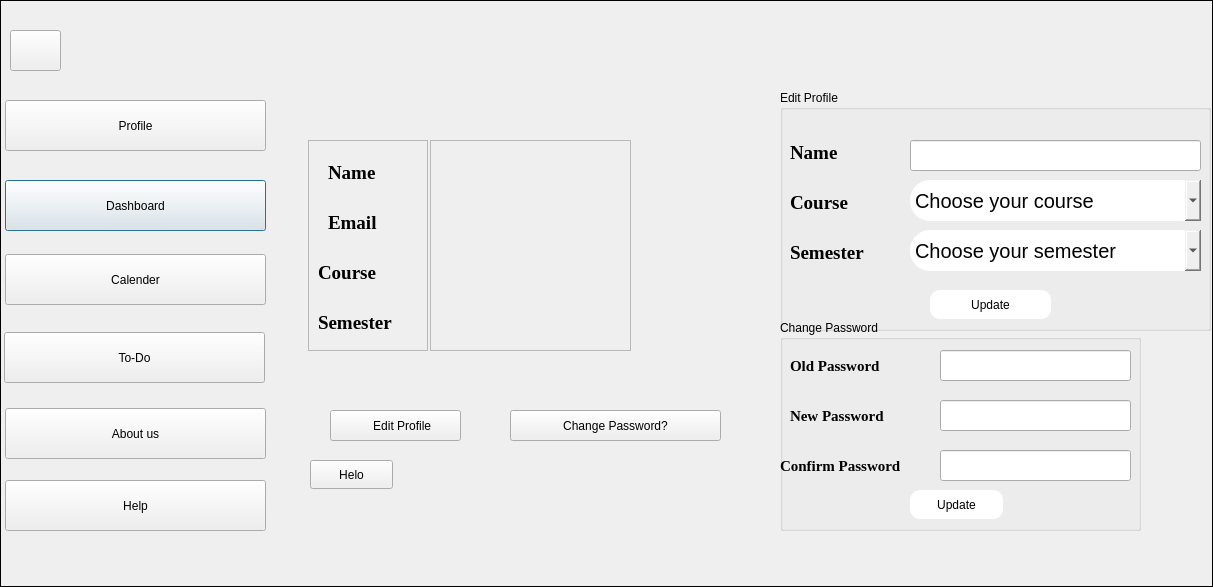
<?xml version="1.0" encoding="UTF-8"?>
<ui version="4.0">
 <class>profile</class>
 <widget class="QDialog" name="profile">
  <property name="geometry">
   <rect>
    <x>0</x>
    <y>0</y>
    <width>1213</width>
    <height>587</height>
   </rect>
  </property>
  <property name="windowTitle">
   <string>Routine Management System</string>
  </property>
  <widget class="QLabel" name="label">
   <property name="geometry">
    <rect>
     <x>1040</x>
     <y>50</y>
     <width>155</width>
     <height>26</height>
    </rect>
   </property>
   <property name="font">
    <font>
     <pointsize>-1</pointsize>
     <bold>true</bold>
    </font>
   </property>
   <property name="styleSheet">
    <string notr="true">font-size: 30px;
font-weight:bold;</string>
   </property>
   <property name="text">
    <string/>
   </property>
  </widget>
  <widget class="QLabel" name="label_2">
   <property name="geometry">
    <rect>
     <x>0</x>
     <y>0</y>
     <width>1213</width>
     <height>587</height>
    </rect>
   </property>
   <property name="sizePolicy">
    <sizepolicy hsizetype="Fixed" vsizetype="Preferred">
     <horstretch>0</horstretch>
     <verstretch>0</verstretch>
    </sizepolicy>
   </property>
   <property name="styleSheet">
    <string notr="true">border-image: url(:/img/IMG resources/Group 23.png);</string>
   </property>
   <property name="frameShape">
    <enum>QFrame::Box</enum>
   </property>
   <property name="text">
    <string/>
   </property>
  </widget>
  <widget class="QFrame" name="frame_3">
   <property name="geometry">
    <rect>
     <x>430</x>
     <y>140</y>
     <width>201</width>
     <height>211</height>
    </rect>
   </property>
   <property name="frameShape">
    <enum>QFrame::StyledPanel</enum>
   </property>
   <property name="frameShadow">
    <enum>QFrame::Raised</enum>
   </property>
   <widget class="QLabel" name="label_sem">
    <property name="geometry">
     <rect>
      <x>12</x>
      <y>170</y>
      <width>181</width>
      <height>27</height>
     </rect>
    </property>
    <property name="font">
     <font>
      <family>Times New Roman</family>
      <pointsize>14</pointsize>
      <bold>true</bold>
     </font>
    </property>
    <property name="text">
     <string/>
    </property>
   </widget>
   <widget class="QLabel" name="label_course">
    <property name="geometry">
     <rect>
      <x>12</x>
      <y>120</y>
      <width>181</width>
      <height>27</height>
     </rect>
    </property>
    <property name="font">
     <font>
      <family>Times New Roman</family>
      <pointsize>14</pointsize>
      <bold>true</bold>
     </font>
    </property>
    <property name="text">
     <string/>
    </property>
   </widget>
   <widget class="QLabel" name="label_name">
    <property name="geometry">
     <rect>
      <x>12</x>
      <y>20</y>
      <width>181</width>
      <height>27</height>
     </rect>
    </property>
    <property name="font">
     <font>
      <family>Times New Roman</family>
      <pointsize>14</pointsize>
      <bold>true</bold>
     </font>
    </property>
    <property name="text">
     <string/>
    </property>
   </widget>
   <widget class="QLabel" name="label_email">
    <property name="geometry">
     <rect>
      <x>12</x>
      <y>70</y>
      <width>181</width>
      <height>27</height>
     </rect>
    </property>
    <property name="font">
     <font>
      <family>Times New Roman</family>
      <pointsize>14</pointsize>
      <bold>true</bold>
     </font>
    </property>
    <property name="text">
     <string/>
    </property>
   </widget>
  </widget>
  <widget class="QFrame" name="frame_2">
   <property name="geometry">
    <rect>
     <x>308</x>
     <y>140</y>
     <width>120</width>
     <height>211</height>
    </rect>
   </property>
   <property name="frameShape">
    <enum>QFrame::StyledPanel</enum>
   </property>
   <property name="frameShadow">
    <enum>QFrame::Raised</enum>
   </property>
   <widget class="QLabel" name="label_7">
    <property name="geometry">
     <rect>
      <x>20</x>
      <y>20</y>
      <width>71</width>
      <height>26</height>
     </rect>
    </property>
    <property name="font">
     <font>
      <family>Times New Roman</family>
      <pointsize>14</pointsize>
      <bold>true</bold>
     </font>
    </property>
    <property name="text">
     <string>Name </string>
    </property>
   </widget>
   <widget class="QLabel" name="label_4">
    <property name="geometry">
     <rect>
      <x>20</x>
      <y>70</y>
      <width>71</width>
      <height>26</height>
     </rect>
    </property>
    <property name="font">
     <font>
      <family>Times New Roman</family>
      <pointsize>14</pointsize>
      <bold>true</bold>
     </font>
    </property>
    <property name="text">
     <string>Email </string>
    </property>
   </widget>
   <widget class="QLabel" name="label_5">
    <property name="geometry">
     <rect>
      <x>10</x>
      <y>120</y>
      <width>91</width>
      <height>26</height>
     </rect>
    </property>
    <property name="font">
     <font>
      <family>Times New Roman</family>
      <pointsize>14</pointsize>
      <bold>true</bold>
     </font>
    </property>
    <property name="text">
     <string>Course </string>
    </property>
   </widget>
   <widget class="QLabel" name="label_6">
    <property name="geometry">
     <rect>
      <x>10</x>
      <y>170</y>
      <width>111</width>
      <height>26</height>
     </rect>
    </property>
    <property name="font">
     <font>
      <family>Times New Roman</family>
      <pointsize>14</pointsize>
      <bold>true</bold>
     </font>
    </property>
    <property name="text">
     <string>Semester </string>
    </property>
   </widget>
   <zorder>label_7</zorder>
   <zorder>label_5</zorder>
   <zorder>label_6</zorder>
   <zorder>label_4</zorder>
  </widget>
  <widget class="QPushButton" name="pushButton_dashboard">
   <property name="geometry">
    <rect>
     <x>5</x>
     <y>180</y>
     <width>261</width>
     <height>51</height>
    </rect>
   </property>
   <property name="styleSheet">
    <string notr="true">
    background-color: white;
    border-style: outset;
    border-width: 4px;
  border-radius: 15px;
    border-color: beige;
    font: bold 14px;
hover{
color: #f5E0E0;
}
   
  

QPushButton#evilButton:pressed {
    background-color: rgb(224, 0, 0);
    border-style: inset;
}</string>
   </property>
   <property name="text">
    <string>Dashboard</string>
   </property>
  </widget>
  <widget class="QPushButton" name="pushButton_ToDo">
   <property name="geometry">
    <rect>
     <x>4</x>
     <y>332</y>
     <width>261</width>
     <height>51</height>
    </rect>
   </property>
   <property name="styleSheet">
    <string notr="true">
    background-color: white;
    border-style: outset;
    border-width: 4px;
  border-radius: 15px;
    border-color: beige;
    font: bold 14px;
hover{
color: #f5E0E0;
}
   
  

QPushButton#evilButton:pressed {
    background-color: rgb(224, 0, 0);
    border-style: inset;
}</string>
   </property>
   <property name="text">
    <string>To-Do</string>
   </property>
  </widget>
  <widget class="QPushButton" name="pushButton_calender">
   <property name="geometry">
    <rect>
     <x>5</x>
     <y>254</y>
     <width>261</width>
     <height>51</height>
    </rect>
   </property>
   <property name="styleSheet">
    <string notr="true">
    background-color: white;
    border-style: outset;
    border-width: 4px;
  border-radius: 15px;
    border-color: beige;
    font: bold 14px;
hover{
color: #f5E0E0;
}
   
  

QPushButton#evilButton:pressed {
    background-color: rgb(224, 0, 0);
    border-style: inset;
}</string>
   </property>
   <property name="text">
    <string>Calender</string>
   </property>
  </widget>
  <widget class="QPushButton" name="pushButton_about">
   <property name="geometry">
    <rect>
     <x>5</x>
     <y>408</y>
     <width>261</width>
     <height>51</height>
    </rect>
   </property>
   <property name="styleSheet">
    <string notr="true">
    background-color: white;
    border-style: outset;
    border-width: 4px;
  border-radius: 15px;
    border-color: beige;
    font: bold 14px;
hover{
color: #f5E0E0;
}
   
  

QPushButton#evilButton:pressed {
    background-color: rgb(224, 0, 0);
    border-style: inset;
}</string>
   </property>
   <property name="text">
    <string>About us</string>
   </property>
  </widget>
  <widget class="QPushButton" name="pushButton_help">
   <property name="geometry">
    <rect>
     <x>5</x>
     <y>480</y>
     <width>261</width>
     <height>51</height>
    </rect>
   </property>
   <property name="styleSheet">
    <string notr="true">
    background-color: white;
    border-style: outset;
    border-width: 4px;
  border-radius: 15px;
    border-color: beige;
    font: bold 14px;
hover{
color: #f5E0E0;
}
   
  

QPushButton#evilButton:pressed {
    background-color: rgb(224, 0, 0);
    border-style: inset;
}</string>
   </property>
   <property name="text">
    <string>Help</string>
   </property>
  </widget>
  <widget class="QPushButton" name="pushButton_profile">
   <property name="geometry">
    <rect>
     <x>5</x>
     <y>100</y>
     <width>261</width>
     <height>51</height>
    </rect>
   </property>
   <property name="styleSheet">
    <string notr="true">
    background-color: white;
    border-style: outset;
    border-width: 4px;
  border-radius: 15px;
    border-color: beige;
    font: bold 14px;
hover{
color: #f5E0E0;
}
   
  

QPushButton#evilButton:pressed {
    background-color: rgb(224, 0, 0);
    border-style: inset;
}</string>
   </property>
   <property name="text">
    <string>Profile</string>
   </property>
  </widget>
  <widget class="QGroupBox" name="groupBox_editProfile">
   <property name="geometry">
    <rect>
     <x>780</x>
     <y>90</y>
     <width>431</width>
     <height>241</height>
    </rect>
   </property>
   <property name="styleSheet">
    <string notr="true"/>
   </property>
   <property name="title">
    <string>Edit Profile</string>
   </property>
   <widget class="QLabel" name="label_8">
    <property name="geometry">
     <rect>
      <x>10</x>
      <y>50</y>
      <width>71</width>
      <height>26</height>
     </rect>
    </property>
    <property name="font">
     <font>
      <family>Times New Roman</family>
      <pointsize>14</pointsize>
      <bold>true</bold>
     </font>
    </property>
    <property name="text">
     <string>Name </string>
    </property>
   </widget>
   <widget class="QLabel" name="label_9">
    <property name="geometry">
     <rect>
      <x>10</x>
      <y>100</y>
      <width>81</width>
      <height>26</height>
     </rect>
    </property>
    <property name="font">
     <font>
      <family>Times New Roman</family>
      <pointsize>14</pointsize>
      <bold>true</bold>
     </font>
    </property>
    <property name="text">
     <string>Course </string>
    </property>
   </widget>
   <widget class="QLabel" name="label_10">
    <property name="geometry">
     <rect>
      <x>10</x>
      <y>150</y>
      <width>111</width>
      <height>26</height>
     </rect>
    </property>
    <property name="font">
     <font>
      <family>Times New Roman</family>
      <pointsize>14</pointsize>
      <bold>true</bold>
     </font>
    </property>
    <property name="text">
     <string>Semester </string>
    </property>
   </widget>
   <widget class="QLineEdit" name="lineEdit_editName">
    <property name="geometry">
     <rect>
      <x>130</x>
      <y>50</y>
      <width>291</width>
      <height>31</height>
     </rect>
    </property>
   </widget>
   <widget class="QComboBox" name="comboBox_editCourse">
    <property name="geometry">
     <rect>
      <x>130</x>
      <y>90</y>
      <width>291</width>
      <height>41</height>
     </rect>
    </property>
    <property name="styleSheet">
     <string notr="true">position: absolute;
width: 675px;
height: 57px;
left: 785px;
top: 252px;


border-radius: 20px;
font-size:20px;
</string>
    </property>
    <item>
     <property name="text">
      <string>Choose your course</string>
     </property>
    </item>
    <item>
     <property name="text">
      <string>Computer Engineering</string>
     </property>
    </item>
    <item>
     <property name="text">
      <string>Civil Engineeing </string>
     </property>
    </item>
    <item>
     <property name="text">
      <string>Mechanical Engineering</string>
     </property>
    </item>
    <item>
     <property name="text">
      <string>Geomatics Engineering</string>
     </property>
    </item>
    <item>
     <property name="text">
      <string>Environmental Engineering</string>
     </property>
    </item>
    <item>
     <property name="text">
      <string>Electrical Engineering</string>
     </property>
    </item>
   </widget>
   <widget class="QComboBox" name="comboBox_editSem">
    <property name="geometry">
     <rect>
      <x>130</x>
      <y>140</y>
      <width>291</width>
      <height>41</height>
     </rect>
    </property>
    <property name="styleSheet">
     <string notr="true">position: absolute;
width: 675px;
height: 57px;
left: 785px;
top: 252px;


border-radius: 20px;
font-size:20px;
</string>
    </property>
    <item>
     <property name="text">
      <string>Choose your semester</string>
     </property>
    </item>
    <item>
     <property name="text">
      <string>I</string>
     </property>
    </item>
    <item>
     <property name="text">
      <string>II</string>
     </property>
    </item>
    <item>
     <property name="text">
      <string>III</string>
     </property>
    </item>
    <item>
     <property name="text">
      <string>IV</string>
     </property>
    </item>
    <item>
     <property name="text">
      <string>V</string>
     </property>
    </item>
    <item>
     <property name="text">
      <string>VI</string>
     </property>
    </item>
    <item>
     <property name="text">
      <string>VII</string>
     </property>
    </item>
    <item>
     <property name="text">
      <string>VIII</string>
     </property>
    </item>
   </widget>
   <widget class="QPushButton" name="pushButton_update">
    <property name="geometry">
     <rect>
      <x>150</x>
      <y>200</y>
      <width>121</width>
      <height>29</height>
     </rect>
    </property>
    <property name="styleSheet">
     <string notr="true">color: rgb(0,0,0);
background-color: rgb(255, 255, 255);
border-radius:10px</string>
    </property>
    <property name="text">
     <string>Update</string>
    </property>
   </widget>
  </widget>
  <widget class="QPushButton" name="pushButton_editProfile_2">
   <property name="geometry">
    <rect>
     <x>510</x>
     <y>410</y>
     <width>211</width>
     <height>31</height>
    </rect>
   </property>
   <property name="styleSheet">
    <string notr="true"> background-color: white;
    border-style: outset;
    border-width: 2px;
  border-radius: 15px;
    border-color: beige;
    font: bold 14px;
hover{
color: #f5E0E0;
}
   
  

QPushButton#evilButton:pressed {
    
    border-style: inset;
}</string>
   </property>
   <property name="text">
    <string>Change Password?</string>
   </property>
  </widget>
  <widget class="QLabel" name="label_editicon_2">
   <property name="geometry">
    <rect>
     <x>517</x>
     <y>414</y>
     <width>31</width>
     <height>21</height>
    </rect>
   </property>
   <property name="styleSheet">
    <string notr="true">border-image: url(:/img/IMG resources/change pass.png);</string>
   </property>
   <property name="text">
    <string/>
   </property>
  </widget>
  <widget class="QGroupBox" name="groupBox_editProfile_2">
   <property name="geometry">
    <rect>
     <x>780</x>
     <y>320</y>
     <width>361</width>
     <height>211</height>
    </rect>
   </property>
   <property name="title">
    <string>Change Password</string>
   </property>
   <widget class="QPushButton" name="pushButton_passupdate">
    <property name="geometry">
     <rect>
      <x>130</x>
      <y>170</y>
      <width>93</width>
      <height>29</height>
     </rect>
    </property>
    <property name="styleSheet">
     <string notr="true">color: rgb(0,0,0);
background-color: rgb(255, 255, 255);
border-radius:10px</string>
    </property>
    <property name="text">
     <string>Update</string>
    </property>
   </widget>
   <widget class="QLabel" name="label_15">
    <property name="geometry">
     <rect>
      <x>10</x>
      <y>80</y>
      <width>111</width>
      <height>31</height>
     </rect>
    </property>
    <property name="font">
     <font>
      <family>Times New Roman</family>
      <pointsize>11</pointsize>
      <bold>true</bold>
     </font>
    </property>
    <property name="text">
     <string>New Password</string>
    </property>
   </widget>
   <widget class="QLabel" name="label_16">
    <property name="geometry">
     <rect>
      <x>0</x>
      <y>130</y>
      <width>151</width>
      <height>31</height>
     </rect>
    </property>
    <property name="font">
     <font>
      <family>Times New Roman</family>
      <pointsize>11</pointsize>
      <bold>true</bold>
     </font>
    </property>
    <property name="text">
     <string>Confirm Password</string>
    </property>
   </widget>
   <widget class="QLineEdit" name="lineEdit_newpass">
    <property name="geometry">
     <rect>
      <x>160</x>
      <y>80</y>
      <width>191</width>
      <height>31</height>
     </rect>
    </property>
    <property name="echoMode">
     <enum>QLineEdit::Password</enum>
    </property>
   </widget>
   <widget class="QLineEdit" name="lineEdit_cnewpass">
    <property name="geometry">
     <rect>
      <x>160</x>
      <y>130</y>
      <width>191</width>
      <height>31</height>
     </rect>
    </property>
    <property name="echoMode">
     <enum>QLineEdit::Password</enum>
    </property>
   </widget>
   <widget class="QLineEdit" name="lineEdit_oldpass">
    <property name="geometry">
     <rect>
      <x>160</x>
      <y>30</y>
      <width>191</width>
      <height>31</height>
     </rect>
    </property>
   </widget>
   <widget class="QLabel" name="label_17">
    <property name="geometry">
     <rect>
      <x>10</x>
      <y>30</y>
      <width>111</width>
      <height>31</height>
     </rect>
    </property>
    <property name="font">
     <font>
      <family>Times New Roman</family>
      <pointsize>11</pointsize>
      <bold>true</bold>
     </font>
    </property>
    <property name="text">
     <string>Old Password</string>
    </property>
   </widget>
  </widget>
  <widget class="QPushButton" name="hamburgerButton">
   <property name="geometry">
    <rect>
     <x>10</x>
     <y>30</y>
     <width>51</width>
     <height>41</height>
    </rect>
   </property>
   <property name="styleSheet">
    <string notr="true">border-image: url(:/img/IMG resources/menu.png);
border-width: 2px;
 
border-color: beige;
QPushButton#evilButton:pressed {
    
    border-style: inset;
}</string>
   </property>
   <property name="text">
    <string/>
   </property>
  </widget>
  <widget class="QPushButton" name="pushButton_EditProfile">
   <property name="geometry">
    <rect>
     <x>330</x>
     <y>410</y>
     <width>131</width>
     <height>31</height>
    </rect>
   </property>
   <property name="styleSheet">
    <string notr="true"> background-color: white;
    border-style: outset;
    border-width: 2px;
  border-radius: 15px;
    border-color: beige;
    font: bold 14px;
hover{
color: #f5E0E0;
}
   
  

QPushButton#evilButton:pressed {
    
    border-style: inset;
}</string>
   </property>
   <property name="text">
    <string>    Edit Profile</string>
   </property>
  </widget>
  <widget class="QLabel" name="label_editicon_3">
   <property name="geometry">
    <rect>
     <x>334</x>
     <y>414</y>
     <width>31</width>
     <height>21</height>
    </rect>
   </property>
   <property name="styleSheet">
    <string notr="true">border-image: url(:/img/IMG resources/edit-pencil-icon.png);</string>
   </property>
   <property name="text">
    <string/>
   </property>
  </widget>
  <widget class="QPushButton" name="pushButton">
   <property name="geometry">
    <rect>
     <x>310</x>
     <y>460</y>
     <width>83</width>
     <height>29</height>
    </rect>
   </property>
   <property name="text">
    <string>Helo</string>
   </property>
  </widget>
  <zorder>label_2</zorder>
  <zorder>label</zorder>
  <zorder>frame_3</zorder>
  <zorder>pushButton_dashboard</zorder>
  <zorder>pushButton_ToDo</zorder>
  <zorder>pushButton_calender</zorder>
  <zorder>pushButton_about</zorder>
  <zorder>pushButton_help</zorder>
  <zorder>pushButton_profile</zorder>
  <zorder>groupBox_editProfile</zorder>
  <zorder>pushButton_editProfile_2</zorder>
  <zorder>label_editicon_2</zorder>
  <zorder>groupBox_editProfile_2</zorder>
  <zorder>hamburgerButton</zorder>
  <zorder>pushButton_EditProfile</zorder>
  <zorder>label_editicon_3</zorder>
  <zorder>frame_2</zorder>
  <zorder>pushButton</zorder>
 </widget>
 <resources/>
 <connections/>
</ui>
